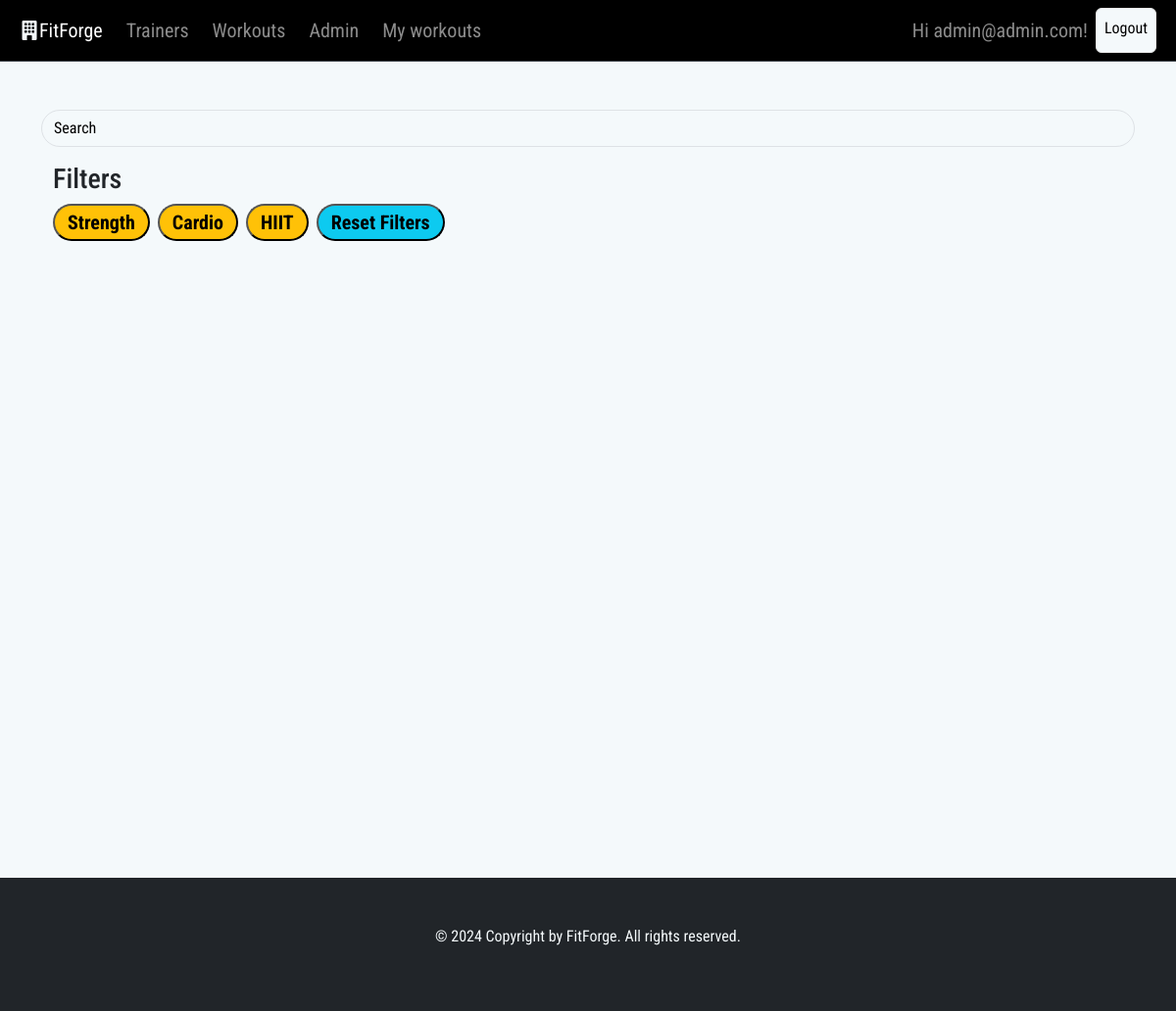
The app's page /public/trainings (signed in) with its own data.
### tables this page shows
CREATE TABLE `category` (
  `category_id` int(11) NOT NULL,
  `name` varchar(255) NOT NULL
);

### app/controllers/TrainingsController.php (called while the page is built, shortened)
<?php
class TrainingsController extends Controller
{
    public function index(): void
    {
        $data['username'] = empty($_SESSION['email']) ? "Guest" : $_SESSION["email"];
        $training = new Training();
        $category = new Category();
        $data['categories'] = $category->findAll();
        $data['info'] = $training->findAllPublicWithJoins('public');
        $this->view('Trainings', $data);
    }
}

### app/core/App.php (called while the page is built, shortened)
<?php
class App
{
    private $method = 'index';
    private function splitUrl(){
        $url = $_GET['url'] ?? "home";
        return explode("/",trim($url,"/"));
    }
    public function loadController()
    {
        $url = $this->splitUrl();
        $filename = "../app/controllers/" . ucfirst($url[0]) . "Controller.php";
        if(file_exists($filename)){
            unset($url[0]);
        }
        else{
            $filename = "../app/controllers/_404Controller.php";
            require $filename;
            $this->controller = "_404Controller";
        }
        $controller = new $this->controller;
        call_user_func_array([$controller,$this->method],$url);
    }
}

### public/index.php (called while the page is built, shortened)
<?php
$app = new App();
$app->loadController();

### app/core/Database.php (called while the page is built, shortened)
<?php
class Database
{
    private function connect()
    {
        $string = "mysql:hostname=localhost;dbname=it";
        $con =  new PDO($string,USER,PASSWORD);
        return $con;
    }
    public function query(string $query,array $data = []): bool|array
    {
        $connection = $this->connect();
        $stmnt = $connection->prepare($query);
        $check = $stmnt->execute($data);
        if($check)
        {
            $result = $stmnt->fetchAll(PDO::FETCH_ASSOC);
            if(is_array($result) && count($result))
            {
                return $result;
            }
        }
        return false;
    }
}

### app/core/Model.php (called while the page is built, shortened)
<?php
class Model extends Database
{
    protected $table = 'users';
    public function findAll()
    {
        $query = "SELECT * FROM $this->table";
        return $this->query($query);
    }
}

### app/views/TrainingsView.php (the view, shortened to what this page needs)
<?php
require_once 'head.php';
require_once 'navbar.php' ?>
    <div class="container d-flex flex-column justify-content-start min-vh-100 mt-5" style="padding-top: 64px">
        <div class="d-flex flex-column gap-3" id="searchForm" role="search">
            <input id="searchInput" class="form-control me-5 round text-dark" type="search" placeholder="Search"
                   aria-label="Search">
            <div class="container">
                <h3 class="text-dark">Filters</h3>
                <div class="d-flex flex-wrap gap-2" id="filterButtons">
                    <?php foreach ($categories as $category): ?>
                        <button class="badge rounded-pill text-bg-warning filter fs-5" data-category="<?= $category['name'] ?>"><?= $category['name'] ?></button>
                    <?php endforeach; ?>
                    <button id="resetFilters" class="badge rounded-pill text-bg-info fs-5">Reset Filters</button>
                </div>
            </div>
        </div>
    </div>
<?php require_once 'footer.php';

### public/assets/styles/style.css (style rules this page uses)
* { color: #f4f9fb; font-family: "Roboto Condensed",sans-serif; }
body { background-color: #f4f9fb }
.round { border-radius: 28px; color: rgba(255,255,255,0.1); background: transparent; outline: none; }
.round::placeholder { color: #000; }
.filter { cursor: pointer; }

### records on screen
category: name "Strength"
category: name "Cardio"
category: name "HIIT"

### other values on screen
$username "admin@admin.com"
